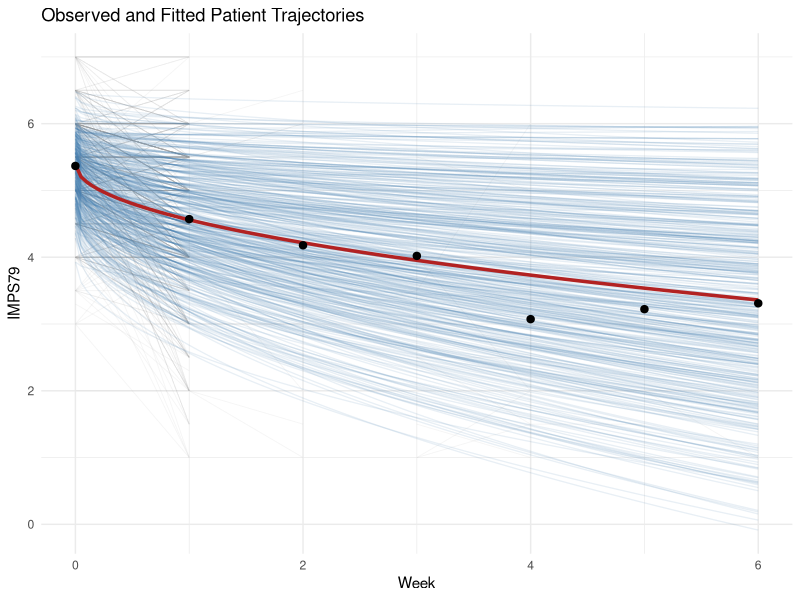
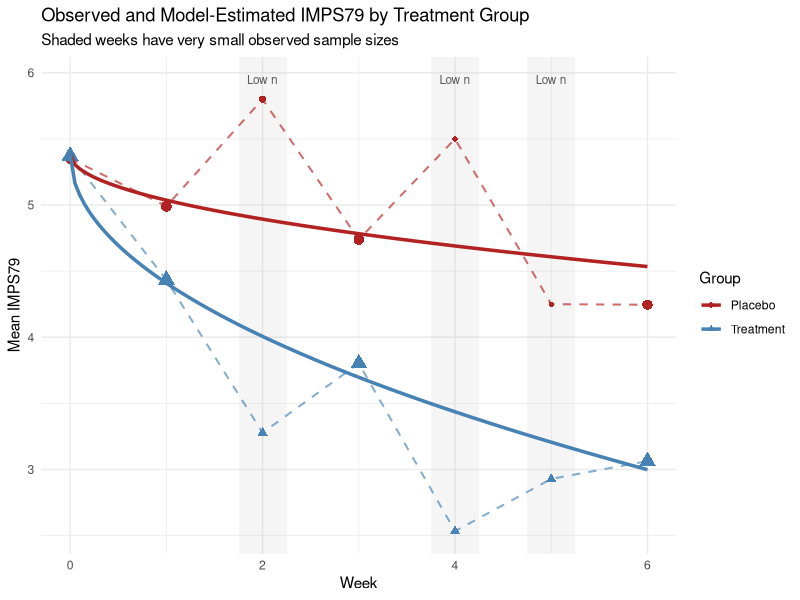

Write the R code that produced these figures, in order.
## ---- chunk 1
knitr::opts_chunk$set(
  echo = FALSE,
  warning = FALSE,
  message = FALSE
)

library(dplyr)
library(ggplot2)
library(knitr)
library(kableExtra)
library(lme4)
library(lmerTest)
library(tidyr)

# Work around TinyTeX same-file copy issue on Windows
latex_tmp <- normalizePath(
  tempdir(),
  winslash = "/",
  mustWork = TRUE
)

options(
  tinytex.output_dir = latex_tmp,
  tinytex.engine_args = shQuote(
    paste0("--output-directory=", latex_tmp)
  )
)
## ---- chunk 2
df <- read.csv("../data/SCHIZ.csv")
names(df) <- trimws(names(df))

format_p <- function(p) {
  ifelse(p < 0.001, "$<0.001$", sprintf("%.3f", p))
}
## ---- chunk 3
# Recode -9 as missing
df <- df %>%
  mutate(IMPS79 = na_if(IMPS79, -9))

# Summary statistics across the 7 timepoints
summary_stats <- df %>%
  group_by(WEEK) %>%
  summarise(
    mean = mean(IMPS79, na.rm = TRUE),
    sd = sd(IMPS79, na.rm = TRUE),
    n = sum(!is.na(IMPS79))
  )

summary_stats %>%
  kable(
    format = "latex",
    booktabs = TRUE,
    digits = c(0, 2, 2, 0),
    align = c("c", "c", "c", "c"),
    col.names = c("Week", "Mean", "SD", "Sample Size"),
    caption = "Summary Statistics for IMPS79 Across Timepoints"
  ) %>%
  kable_styling(
    latex_options = c("hold_position", "striped"),
    position = "center",
    font_size = 10
  )
## ---- chunk 4
df$ID <- factor(df$ID)

linear_model <- lmer(
  IMPS79 ~ WEEK + (1 + WEEK | ID),
  data = df,
  REML = FALSE,
  na.action = na.omit,
  control = lmerControl(optimizer = "bobyqa")
)

linear_coef <- coef(summary(linear_model))

linear_fixed <- data.frame(
  Term = c(
    "Intercept",
    "Week"
  ),
  Estimate = linear_coef[, "Estimate"],
  SE = linear_coef[, "Std. Error"],
  p_value = format_p(linear_coef[, "Pr(>|t|)"])
)

linear_vc <- as.data.frame(VarCorr(linear_model))

intercept_sd <- linear_vc$sdcor[
  linear_vc$grp == "ID" &
  linear_vc$var1 == "(Intercept)" &
  is.na(linear_vc$var2)
]

slope_sd <- linear_vc$sdcor[
  linear_vc$grp == "ID" &
  linear_vc$var1 == "WEEK" &
  is.na(linear_vc$var2)
]

intercept_slope_cor <- linear_vc$sdcor[
  linear_vc$grp == "ID" &
  !is.na(linear_vc$var2)
]

linear_random <- data.frame(
  Component = c(
    "Patient intercept SD",
    "Patient slope SD",
    "Intercept-slope correlation",
    "Residual SD"
  ),
  Estimate = c(
    intercept_sd,
    slope_sd,
    intercept_slope_cor,
    sigma(linear_model)
  )
)
## ---- chunk 5
cat("\\begin{center}\n")

# Fixed effects table
cat("\\begin{minipage}[t]{0.48\\textwidth}\n")
cat("\\centering\n")
cat("\\scriptsize\n")
cat("\\captionof{table}{Fixed Effects for Linear Mixed-Effects Model}\n")

cat(
  kable(
    linear_fixed,
    format = "latex",
    booktabs = TRUE,
    digits = 3,
    row.names = FALSE,
    col.names = c(
      "Fixed Effect",
      "Estimate",
      "SE",
      "$p$-value"
    ),
    escape = FALSE
  )
)

cat("\n\\end{minipage}\n")
cat("\\hfill\n")

# Random effects table
cat("\\begin{minipage}[t]{0.48\\textwidth}\n")
cat("\\centering\n")
cat("\\scriptsize\n")
cat("\\captionof{table}{Random Effects for Linear Mixed-Effects Model}\n")

cat(
  kable(
    linear_random,
    format = "latex",
    booktabs = TRUE,
    digits = 3,
    row.names = FALSE,
    col.names = c(
      "Random-Effect Component",
      "Estimate"
    )
  )
)

cat("\n\\end{minipage}\n")

cat("\\end{center}\n")
## ---- chunk 6
quad_model <- lmer(
  IMPS79 ~ WEEK + I(WEEK^2) + (1 + WEEK | ID),
  data = df,
  REML = FALSE,
  na.action = na.omit,
  control = lmerControl(optimizer = "bobyqa")
)

quad_coef <- coef(summary(quad_model))

quad_fixed <- data.frame(
  Term = c(
    "Intercept",
    "Week",
    "Week squared"
  ),
  Estimate = quad_coef[, "Estimate"],
  SE = quad_coef[, "Std. Error"],
  p_value = format_p(quad_coef[, "Pr(>|t|)"])
)

functional_form_comparison <- data.frame(
  Model = c(
    "Linear",
    "Quadratic"
  ),
  Parameters = c(
    attr(logLik(linear_model), "df"),
    attr(logLik(quad_model), "df")
  ),
  AIC = c(
    AIC(linear_model),
    AIC(quad_model)
  ),
  BIC = c(
    BIC(linear_model),
    BIC(quad_model)
  ),
  LogLik = c(
    as.numeric(logLik(linear_model)),
    as.numeric(logLik(quad_model))
  )
)

quad_lrt <- anova(linear_model, quad_model)

quad_chisq <- quad_lrt$Chisq[2]
quad_df <- quad_lrt$Df[2]
quad_p <- quad_lrt$`Pr(>Chisq)`[2]
## ---- chunk 7
df <- df %>%
  mutate(sqrt_week = sqrt(WEEK))

sqrt_model <- lmer(
  IMPS79 ~ sqrt_week + (1 + sqrt_week | ID),
  data = df,
  REML = FALSE,
  na.action = na.omit,
  control = lmerControl(optimizer = "bobyqa")
)

sqrt_coef <- coef(summary(sqrt_model))

sqrt_fixed <- data.frame(
  Term = c(
    "Intercept",
    "Square root of week"
  ),
  Estimate = sqrt_coef[, "Estimate"],
  SE = sqrt_coef[, "Std. Error"],
  p_value = format_p(sqrt_coef[, "Pr(>|t|)"])
)

time_form_comparison <- data.frame(
  Model = c(
    "Linear",
    "Quadratic",
    "Square-root time"
  ),
  Parameters = c(
    attr(logLik(linear_model), "df"),
    attr(logLik(quad_model), "df"),
    attr(logLik(sqrt_model), "df")
  ),
  AIC = c(
    AIC(linear_model),
    AIC(quad_model),
    AIC(sqrt_model)
  ),
  BIC = c(
    BIC(linear_model),
    BIC(quad_model),
    BIC(sqrt_model)
  ),
  LogLik = c(
    as.numeric(logLik(linear_model)),
    as.numeric(logLik(quad_model)),
    as.numeric(logLik(sqrt_model))
  )
)
## ---- chunk 8
cat("\\begin{center}\n")

# Table 4: Quadratic fixed effects
cat("\\begin{minipage}[t]{0.48\\textwidth}\n")
cat("\\centering\n")
cat("\\scriptsize\n")
cat("\\captionof{table}{Fixed Effects for Quadratic Mixed-Effects Model}\n")

cat(
  kable(
    quad_fixed,
    format = "latex",
    booktabs = TRUE,
    digits = 4,
    row.names = FALSE,
    col.names = c(
      "Fixed Effect",
      "Estimate",
      "SE",
      "$p$-value"
    ),
    escape = FALSE
  )
)

cat("\n\\end{minipage}\n")
cat("\\hfill\n")

# Table 5: Square-root fixed effects
cat("\\begin{minipage}[t]{0.48\\textwidth}\n")
cat("\\centering\n")
cat("\\scriptsize\n")
cat("\\captionof{table}{Fixed Effects for Square-Root Mixed-Effects Model}\n")

cat(
  kable(
    sqrt_fixed,
    format = "latex",
    booktabs = TRUE,
    digits = 4,
    row.names = FALSE,
    col.names = c(
      "Fixed Effect",
      "Estimate",
      "SE",
      "$p$-value"
    ),
    escape = FALSE
  )
)

cat("\n\\end{minipage}\n")

cat("\\end{center}\n")
## ---- chunk 9
time_form_comparison %>%
  kable(
    format = "latex",
    booktabs = TRUE,
    digits = 2,
    row.names = FALSE,
    col.names = c(
      "Model",
      "Parameters",
      "AIC",
      "BIC",
      "Log-Likelihood"
    ),
    caption = "Comparison of Alternative Time Trends"
  ) %>%
  kable_styling(
    latex_options = "hold_position",
    position = "center"
  )
## ---- chunk 10
# Square-root model with random intercept only
sqrt_ri_model <- lmer(
  IMPS79 ~ sqrt_week + (1 | ID),
  data = df,
  REML = FALSE,
  na.action = na.omit
)

# Square-root model with random intercept and random slope
sqrt_rs_model <- lmer(
  IMPS79 ~ sqrt_week + (1 + sqrt_week | ID),
  data = df,
  REML = FALSE,
  na.action = na.omit,
  control = lmerControl(optimizer = "bobyqa")
)

sqrt_random_lrt <- anova(
  sqrt_ri_model,
  sqrt_rs_model
)

random_chisq <- sqrt_random_lrt$Chisq[2]
random_df <- sqrt_random_lrt$Df[2]
random_p <- sqrt_random_lrt$`Pr(>Chisq)`[2]

random_effect_comparison <- data.frame(
  Model = c(
    "Random intercept",
    "Random intercept + slope"
  ),
  AIC = c(
    AIC(sqrt_ri_model),
    AIC(sqrt_rs_model)
  ),
  BIC = c(
    BIC(sqrt_ri_model),
    BIC(sqrt_rs_model)
  ),
  LogLik = c(
    as.numeric(logLik(sqrt_ri_model)),
    as.numeric(logLik(sqrt_rs_model))
  )
)
## ---- chunk 11
random_effect_comparison %>%
  kable(
    format = "latex",
    booktabs = TRUE,
    digits = 2,
    row.names = FALSE,
    col.names = c(
      "Model",
      "AIC",
      "BIC",
      "Log-Likelihood"
    ),
    caption = "Comparison of Random-Effect Structures for Square-Root Time Model"
  ) %>%
  kable_styling(
    latex_options = "hold_position",
    position = "center"
  )
## ---- chunk 12
final_model <- lmer(
  IMPS79 ~ sqrt_week + (1 + sqrt_week | ID),
  data = df,
  REML = TRUE,
  na.action = na.omit,
  control = lmerControl(optimizer = "bobyqa")
)
## ---- chunk 13
prediction_grid <- expand.grid(
  WEEK = seq(0, 6, by = 0.05),
  ID = levels(df$ID)
)

prediction_grid <- prediction_grid %>%
  mutate(
    sqrt_week = sqrt(WEEK),
    ID = factor(ID, levels = levels(df$ID))
  )

# Patient-specific fitted values
prediction_grid$predicted <- predict(
  final_model,
  newdata = prediction_grid,
  re.form = NULL
)

population_grid <- data.frame(
  WEEK = seq(0, 6, by = 0.05)
) %>%
  mutate(
    sqrt_week = sqrt(WEEK)
  )

population_grid$predicted <- predict(
  final_model,
  newdata = population_grid,
  re.form = NA
)

observed_means <- df %>%
  group_by(WEEK) %>%
  summarise(
    mean_IMPS79 = mean(IMPS79, na.rm = TRUE),
    .groups = "drop"
  )
## ---- chunk 14
ggplot() +

  # Observed patient trajectories
  geom_line(
    data = df,
    aes(
      x = WEEK,
      y = IMPS79,
      group = ID
    ),
    color = "grey65",
    alpha = 0.10,
    linewidth = 0.3
  ) +

  # Patient-specific fitted trajectories
  geom_line(
    data = prediction_grid,
    aes(
      x = WEEK,
      y = predicted,
      group = ID
    ),
    color = "steelblue",
    alpha = 0.12,
    linewidth = 0.45
  ) +

  # Population-average fitted trajectory
  geom_line(
    data = population_grid,
    aes(
      x = WEEK,
      y = predicted
    ),
    color = "firebrick",
    linewidth = 1.2
  ) +

  # Observed weekly means
  geom_point(
    data = observed_means,
    aes(
      x = WEEK,
      y = mean_IMPS79
    ),
    color = "black",
    size = 2.2
  ) +

  labs(
    x = "Week",
    y = "IMPS79",
    title = "Observed and Fitted Patient Trajectories"
  ) +

  theme_minimal()
## ---- chunk 15
# Model 1: treatment main effect, but no treatment-time interaction
treat_no_interaction <- lmer(
  IMPS79 ~ DRUG + sqrt_week +
    (1 + sqrt_week | ID),
  data = df,
  REML = FALSE,
  na.action = na.omit,
  control = lmerControl(optimizer = "bobyqa")
)

# Model 2: full treatment-by-time interaction
treat_full <- lmer(
  IMPS79 ~ DRUG * sqrt_week +
    (1 + sqrt_week | ID),
  data = df,
  REML = FALSE,
  na.action = na.omit,
  control = lmerControl(optimizer = "bobyqa")
)

# Model 3: interaction, but no treatment main effect
treat_no_main <- lmer(
  IMPS79 ~ sqrt_week + DRUG:sqrt_week +
    (1 + sqrt_week | ID),
  data = df,
  REML = FALSE,
  na.action = na.omit,
  control = lmerControl(optimizer = "bobyqa")
)
## ---- chunk 16
extract_fixed <- function(model, model_name) {
  coefs <- coef(summary(model))
  
  term_names <- rownames(coefs)
  
  term_names <- dplyr::recode(
    term_names,
    "(Intercept)" = "Intercept",
    "DRUG" = "Drug",
    "sqrt_week" = "Square root of week",
    "DRUG:sqrt_week" = "Drug $\\times$ square root of week",
    "sqrt_week:DRUG" = "Drug $\\times$ square root of week"
  )
  
  data.frame(
    Model = model_name,
    Term = term_names,
    Estimate = coefs[, "Estimate"],
    SE = coefs[, "Std. Error"],
    p_value = format_p(coefs[, "Pr(>|t|)"]),
    row.names = NULL
  )
}

treatment_fixed <- bind_rows(
  extract_fixed(
    treat_no_interaction,
    "No interaction"
  ),
  extract_fixed(
    treat_full,
    "Full interaction"
  ),
  extract_fixed(
    treat_no_main,
    "No treatment main effect"
  )
)
## ---- chunk 17
# Split into three tables
no_interaction_table <- treatment_fixed %>%
  filter(Model == "No interaction") %>%
  select(-Model)

full_interaction_table <- treatment_fixed %>%
  filter(Model == "Full interaction") %>%
  select(-Model)

no_main_table <- treatment_fixed %>%
  filter(Model == "No treatment main effect") %>%
  select(-Model)


# ---- First row: two models side by side ----
cat("\\begin{center}\n")

# Table 8
cat("\\begin{minipage}[t]{0.46\\textwidth}\n")
cat("\\centering\n")
cat("\\scriptsize\n")
cat("\\captionof{table}{Fixed Effects: No Interaction Model}\n")

cat(
  kable(
    no_interaction_table,
    format = "latex",
    booktabs = TRUE,
    digits = 3,
    row.names = FALSE,
    col.names = c(
      "Fixed Effect",
      "Estimate",
      "SE",
      "$p$-value"
    ),
    escape = FALSE
  )
)

cat("\n\\end{minipage}\n")
cat("\\hfill\n")

# Table 9
cat("\\begin{minipage}[t]{0.46\\textwidth}\n")
cat("\\centering\n")
cat("\\scriptsize\n")
cat("\\captionof{table}{Fixed Effects: Full Interaction Model}\n")

cat(
  kable(
    full_interaction_table,
    format = "latex",
    booktabs = TRUE,
    digits = 3,
    row.names = FALSE,
    col.names = c(
      "Fixed Effect",
      "Estimate",
      "SE",
      "$p$-value"
    ),
    escape = FALSE
  )
)

cat("\n\\end{minipage}\n")

cat("\\end{center}\n")

cat("\\vspace{0.4cm}\n")


# ---- Second row: preferred model centered ----
cat("\\begin{center}\n")
cat("\\begin{minipage}[t]{0.55\\textwidth}\n")
cat("\\centering\n")
cat("\\scriptsize\n")
cat("\\captionof{table}{Fixed Effects: No Treatment Main Effect Model}\n")

cat(
  kable(
    no_main_table,
    format = "latex",
    booktabs = TRUE,
    digits = 3,
    row.names = FALSE,
    col.names = c(
      "Fixed Effect",
      "Estimate",
      "SE",
      "$p$-value"
    ),
    escape = FALSE
  )
)

cat("\n\\end{minipage}\n")
cat("\\end{center}\n")
## ---- chunk 18
treatment_fit_comparison <- data.frame(
  Model = c(
    "Square-root time only",
    "Treatment, no interaction",
    "Full interaction",
    "Interaction, no treatment main effect"
  ),
  Parameters = c(
    attr(logLik(sqrt_model), "df"),
    attr(logLik(treat_no_interaction), "df"),
    attr(logLik(treat_full), "df"),
    attr(logLik(treat_no_main), "df")
  ),
  AIC = c(
    AIC(sqrt_model),
    AIC(treat_no_interaction),
    AIC(treat_full),
    AIC(treat_no_main)
  ),
  BIC = c(
    BIC(sqrt_model),
    BIC(treat_no_interaction),
    BIC(treat_full),
    BIC(treat_no_main)
  ),
  LogLik = c(
    as.numeric(logLik(sqrt_model)),
    as.numeric(logLik(treat_no_interaction)),
    as.numeric(logLik(treat_full)),
    as.numeric(logLik(treat_no_main))
  )
)
## ---- chunk 19
treatment_fit_comparison %>%
  kable(
    format = "latex",
    booktabs = TRUE,
    digits = 2,
    row.names = FALSE,
    col.names = c(
      "Model",
      "Parameters",
      "AIC",
      "BIC",
      "Log-Likelihood"
    ),
    caption = "Comparison of Treatment Models"
  ) %>%
  kable_styling(
    latex_options = "hold_position",
    position = "center",
    font_size = 9
  )
## ---- chunk 20
# 1. Does adding a treatment main effect improve the time-only model?
lrt_treatment_main <- anova(
  sqrt_model,
  treat_no_interaction
)

# 2. Does adding the treatment-by-time interaction improve fit?
lrt_interaction <- anova(
  treat_no_interaction,
  treat_full
)

# 3. Once the interaction is present, is the treatment main effect needed?
lrt_main_given_interaction <- anova(
  treat_no_main,
  treat_full
)

# 1. Time only vs treatment main effect
lrt1_chisq <- lrt_treatment_main$Chisq[2]
lrt1_df <- lrt_treatment_main$Df[2]
lrt1_p <- lrt_treatment_main$`Pr(>Chisq)`[2]

# 2. No interaction vs full interaction
lrt2_chisq <- lrt_interaction$Chisq[2]
lrt2_df <- lrt_interaction$Df[2]
lrt2_p <- lrt_interaction$`Pr(>Chisq)`[2]

# 3. No treatment main effect vs full interaction
lrt3_chisq <- lrt_main_given_interaction$Chisq[2]
lrt3_df <- lrt_main_given_interaction$Df[2]
lrt3_p <- lrt_main_given_interaction$`Pr(>Chisq)`[2]
## ---- chunk 21
# Observed means by treatment group and week
treatment_means <- df %>%
  group_by(DRUG, WEEK) %>%
  summarise(
    observed_mean = mean(IMPS79, na.rm = TRUE),
    n = sum(!is.na(IMPS79)),
    .groups = "drop"
  )

# Refit selected final treatment model with REML
final_treatment_model <- lmer(
  IMPS79 ~ sqrt_week + DRUG:sqrt_week +
    (1 + sqrt_week | ID),
  data = df,
  REML = TRUE,
  na.action = na.omit,
  control = lmerControl(optimizer = "bobyqa")
)

# Population-level predicted means at each week
treatment_predictions <- expand.grid(
  WEEK = 0:6,
  DRUG = c(0, 1)
) %>%
  mutate(
    sqrt_week = sqrt(WEEK)
  )

treatment_predictions$fitted_mean <- predict(
  final_treatment_model,
  newdata = treatment_predictions,
  re.form = NA
)

# Combine observed and fitted means
treatment_mean_comparison <- treatment_means %>%
  left_join(
    treatment_predictions,
    by = c("DRUG", "WEEK")
  ) %>%
  mutate(
    Group = ifelse(DRUG == 0, "Placebo", "Treatment")
  )

treatment_mean_comparison <- treatment_mean_comparison %>%
  mutate(
    Difference = observed_mean - fitted_mean
  )
## ---- chunk 22
placebo_table <- treatment_mean_comparison %>%
  filter(DRUG == 0) %>%
  select(WEEK, observed_mean, fitted_mean, Difference, n)

treatment_table <- treatment_mean_comparison %>%
  filter(DRUG == 1) %>%
  select(WEEK, observed_mean, fitted_mean, Difference, n)

cat("\\begin{center}\n")

# Placebo table
cat("\\begin{minipage}[t]{0.48\\textwidth}\n")
cat("\\centering\n")
cat("\\scriptsize\n")
cat("\\captionof{table}{Observed vs. Fitted Means: Placebo}\n")

cat(
  kable(
    placebo_table,
    format = "latex",
    booktabs = TRUE,
    digits = c(0, 2, 2, 2, 0),
    row.names = FALSE,
    col.names = c(
      "Week",
      "Observed",
      "Fitted",
      "Difference",
      "n"
    )
  )
)

cat("\n\\end{minipage}\n")
cat("\\hfill\n")

# Treatment table
cat("\\begin{minipage}[t]{0.48\\textwidth}\n")
cat("\\centering\n")
cat("\\scriptsize\n")
cat("\\captionof{table}{Observed vs. Fitted Means: Treatment}\n")

cat(
  kable(
    treatment_table,
    format = "latex",
    booktabs = TRUE,
    digits = c(0, 2, 2, 2, 0),
    row.names = FALSE,
    col.names = c(
      "Week",
      "Observed",
      "Fitted",
      "Difference",
      "n"
    )
  )
)

cat("\n\\end{minipage}\n")

cat("\\end{center}\n")
## ---- chunk 23
# Smooth population-level fitted curves
treatment_plot_predictions <- expand.grid(
  WEEK = seq(0, 6, by = 0.05),
  DRUG = c(0, 1)
) %>%
  mutate(
    sqrt_week = sqrt(WEEK),
    Group = ifelse(DRUG == 0, "Placebo", "Treatment")
  )

treatment_plot_predictions$fitted_mean <- predict(
  final_treatment_model,
  newdata = treatment_plot_predictions,
  re.form = NA
)

# Add group labels to observed means
treatment_plot_observed <- treatment_means %>%
  mutate(
    Group = ifelse(DRUG == 0, "Placebo", "Treatment")
  )
## ---- chunk 24

# Weeks with very small sample sizes
low_n_weeks <- data.frame(
  xmin = c(1.75, 3.75, 4.75),
  xmax = c(2.25, 4.25, 5.25)
)

ggplot() +

  # Shade sparsely observed weeks
  geom_rect(
    data = low_n_weeks,
    aes(
      xmin = xmin,
      xmax = xmax,
      ymin = -Inf,
      ymax = Inf
    ),
    inherit.aes = FALSE,
    fill = "grey70",
    alpha = 0.12
  ) +

  # Observed means: dashed lines
  geom_line(
    data = treatment_plot_observed,
    aes(
      x = WEEK,
      y = observed_mean,
      color = Group,
      group = Group
    ),
    linetype = "dashed",
    linewidth = 0.7,
    alpha = 0.65
  ) +

  # Observed means: point size reflects sample size
  geom_point(
    data = treatment_plot_observed,
    aes(
      x = WEEK,
      y = observed_mean,
      color = Group,
      shape = Group,
      size = n
    )
  ) +

  # Model-estimated trajectories
  geom_line(
    data = treatment_plot_predictions,
    aes(
      x = WEEK,
      y = fitted_mean,
      color = Group
    ),
    linewidth = 1.2
  ) +

  scale_color_manual(
    values = c(
      "Placebo" = "firebrick",
      "Treatment" = "steelblue"
    )
  ) +

  scale_size_continuous(
  range = c(1.5, 4),
  trans = "sqrt",
  guide = "none"
) + 

  annotate(
    "text",
    x = c(2, 4, 5),
    y = 5.95,
    label = "Low n",
    size = 3,
    color = "grey35"
  ) +

  labs(
    x = "Week",
    y = "Mean IMPS79",
    color = "Group",
    shape = "Group",
    title = "Observed and Model-Estimated IMPS79 by Treatment Group",
    subtitle = "Shaded weeks have very small observed sample sizes"
  ) +

  theme_minimal()
